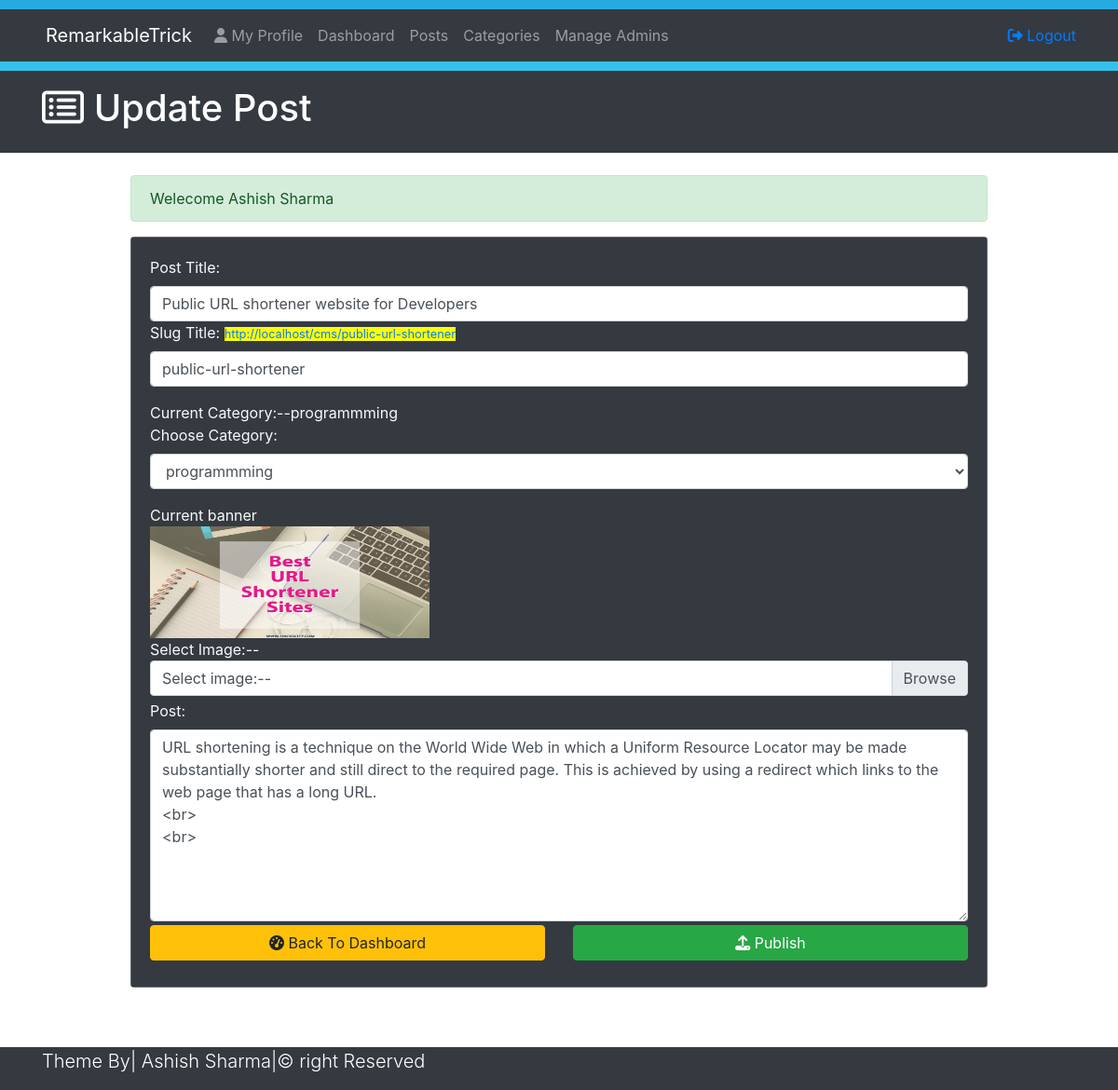
Screenshot of /editpost.php?id=1 (signed in) with the database file from the repository.
### tables this page shows
CREATE TABLE `post` (
  `id` int(10) NOT NULL,
  `dateandtime` varchar(30) NOT NULL,
  `title` varchar(100) NOT NULL,
  `cat` varchar(50) NOT NULL,
  `author` varchar(50) NOT NULL,
  `image` varchar(50) NOT NULL,
  `post` varchar(10000) NOT NULL,
  `slug` varchar(50) NOT NULL
);

### editpost.php (the view, shortened to what this page needs)
<?php require_once("include/function.php"); ?>
<?php require_once("include/session.php"); ?>
<?php
$searchid=$_GET["id"];
?>
<!DOCTYPE html>
<html lang="en">
<head>
     <link rel="stylesheet" type="text/css" href="css/style.css">
    <link rel="stylesheet" href="https://stackpath.bootstrapcdn.com/bootstrap/4.4.1/css/bootstrap.min.css">
</head>
<body>
    <div style="height:10px; background:#27aae1;"></div>
    <nav class="navbar navbar-expand-lg navbar-dark bg-dark">
        <div class="container">
            <a href="#" class="navbar-brand pl-1">       RemarkableTrick</a>
            <div class="collapse navbar-collapse" id="navbarNav">
                    <ul class="navbar-nav mr-auto">
                        <li class="navbar-item">
                            <a href="myprofile.php" class="nav-link"><i class="fa fa-user" aria-hidden="true"></i> </i>My Profile</a>    </li>
                        <li class="navbar-item">
                            <a href="dashboard.php" class="nav-link">Dashboard</a>    </li>
                        <li class="navbar-item">
                            <a href="posts.php" class="nav-link">Posts</a>    </li>
                        <li class="navbar-item">
                            <a href="categories.php" class="nav-link">Categories</a>    </li>
                        <li class="navbar-item">
                            <a href="admins.php" class="nav-link">Manage Admins</a></li>
            </ul>
        </div>
            <ul class="navbar-nav ml-auto">
                <li class="nav-item"> <a href=logout.php><i class="fa fa-sign-out" aria-hidden="true"></i> Logout</a></li></ul>
        </div>
    </nav>
 <div style="height:10px; background:#34c0eb;"></div>
<header class="bg-dark text-white py-3">
    <div class="container">
    <div class="row">
        <div class="col-md-12">
         <h1><i class="fa fa-list-alt" aria-hidden="true"></i> Update Post</h1>
        </div>
        </div>
    </div>
</header>
<section class="container py-4 mb-4">
    <div class="row">
    <div class="offset-lg-1 col-lg-10" style="min-height:400px" >
        <?php echo errormsg();
            echo successmsg();  ?>
            <?php
        $sql="SELECT * FROM post WHERE id='$searchid'";
        $stmt=$Connectingdb->query($sql);
            while($DataRows=$stmt->fetch()) {
                $title= $DataRows["title"];
                $cat =$DataRows["cat"];
                $image =$DataRows["image"];
                $post =$DataRows["post"];
                $slug  =$DataRows["slug"];
            }
        ?>
        <form class="" action="editpost.php?id=<?php echo $searchid ?>" method="post" enctype="multipart/form-data">
        <div class="card bg-secondary text-light mb-3">
            <div class="card-body bg-dark">
            <div class="form-group">
                <label for="title"><span class="fieldinfo">Post Title:</span></label>
                <input class="form-control" type="text" name="posttitle" id="title" placeholder="Type title of post name" value ="<?php echo $title ?>">
                 <label for="title"><span class="fieldinfo">Slug Title:</span>   <small class="mya"><a href="<?php echo $slug?>">  http://localhost/cms/<?php echo $slug?></a></small></label>
                <input class="form-control" type="text" name="slugtitle" id="title" placeholder="Type title of post name" value ="<?php
                echo $slug ?>">
                </div>
                <span class="fieldinfo">Current Category:--</span><?php echo $cat;?><br>
                 <label for="cattitle"><span class="fieldinfo">Choose Category:</span></label>
                <select class="form-control" id="cattitle" name="cat">
                    <?php
                    $sql="SELECT * from cat";
                    $stmt=$Connectingdb->query($sql);
                    while($DataRows= $stmt->fetch()){
                        $catname=$DataRows["title"];
                        ?>
                    <option> <?php echo $catname; ?> </option>
                    <?php } ?>
                </select>
            <div class="form-group mb-1 pt-3">
                <span class="fieldinfo"> Current banner</span><br><img src="uploads/<?php echo $image?>" height=120px width=300px ></img><br>
                <labe for="image"><span class="fieldinfo"> Select Image:-- </span></label>
            <div class="custom-file">
                <label for="imageselect" class="custom-file-label">Select image:-- </label>
            </div>
            </div>
            <div class="form-group mb-1">
               <label for="post"><span class="fieldinfo">Post:</span></label>
                <textarea class="form-control" id="post" name="fullpost" rows="8" cols="80" ><?php echo $post ?>
                </textarea>
            </div>
                <div class="row">
                <div class="col-lg-6 mb-2">
                    <a href="dashboard.php" class="btn btn-warning btn-block"><i class="fa fa-tachometer" aria-hidden="true"></i> Back To Dashboard</a></div>
                <div class="col-lg-6 mb-2">
                    <button type="submit" name="Submit" class="btn btn-success btn-block"> <i class="fa fa-upload" aria-hidden="true"></i> Publish</a></div>
                </div>
                 </div>
            </div>
        </form>
        </div>
    </div>
</section>
    <footer class="bg-dark text-white">
<div class="container">
    <div class="row">
        <div class="col-md-12">
    <p class="lead text-centre">Theme By| Ashish Sharma|&copy right Reserved</p>
    </div>
        </div>
    </div>
</footer>
</body>
</html>

### css/style.css (style rules this page uses)
.navbar-dark { background-color: #512DA8; }
.mya a { text-decoration: none; background-color: yellow; }

### rows the page displays
post: posttitle "Public URL shortener website for Developers", slug "public-url-shortener", slugtitle "public-url-shortener", cat "programmming", image (picture), fullpost "URL shortening is a technique on the World Wide Web in which a Uniform Resource Locator may be made substantially shorter and still direct to the required page. This is achieved by using a redirect which links to the web page that has a long URL. <br> <br>"

### other values shown
successmsg() "Welecome Ashish Sharma"
form field cat "programmming"
